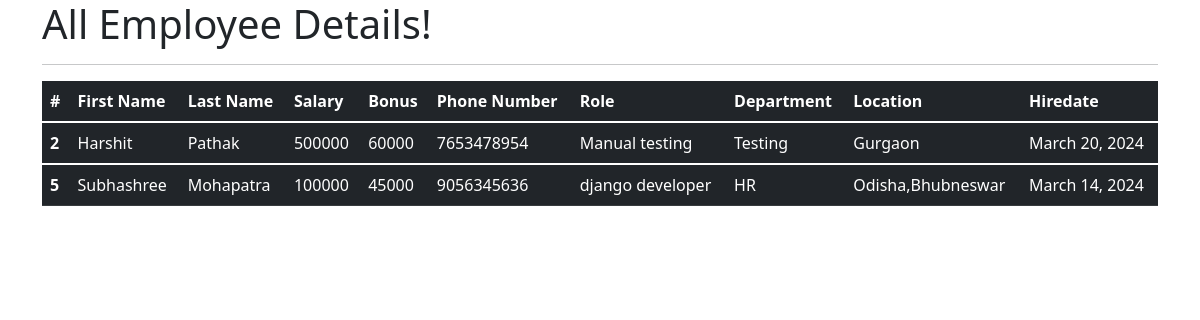
The app's page /all_emp with its own data.
### emp_app/models.py (models this page shows, shortened)
class Employee(models.Model):
    first_name=models.CharField(max_length=100,null=False)
    last_name=models.CharField(max_length=100)
    dept=models.ForeignKey(Department,on_delete=models.CASCADE)
    salary=models.IntegerField(default=0)
    bonus=models.IntegerField(default=0)
    role=models.ForeignKey(Role,on_delete=models.CASCADE)
    phone=models.IntegerField(default=0)
    hire_date=models.DateField()
    def __str__(self):
        return "%s %s %s" %(self.first_name, self.last_name, self.phone)

class Role(models.Model):
    name=models.CharField(max_length=100,null=False)

class Department(models.Model):
    name=models.CharField(max_length=100,null=False)
    location=models.CharField(max_length=100)

### emp_app/views.py (the view)
# urls.py: path('all_emp',views.all_emp,name='all_emp'),
def all_emp(request):
    emps = Employee.objects.all()
    context={
        'emps':emps
    }
    print(context)
    return render(request,'all_emp.html',context)

### emp_app/templates/all_emp.html (shortened to what this page needs)
<!DOCTYPE html>
<html lang="en">
<head>
  <link href="https://cdn.jsdelivr.net/npm/bootstrap@5.1.3/dist/css/bootstrap.min.css" rel="stylesheet">
</head>
  <body>
  <div class="container">
          <h1>All Employee Details!</h1>
      <hr>
     <table class="table table-dark">
  <thead>
    <tr>
      <th scope="col">#</th>
      <th scope="col">First Name</th>
      <th scope="col">Last Name</th>
      <th scope="col">Salary</th>
      <th scope="col">Bonus</th>
      <th scope="col">Phone Number</th>
      <th scope="col">Role</th>
      <th scope="col">Department</th>
      <th scope="col">Location</th>
      <th scope="col">Hiredate</th>
    </tr>
  </thead>
         {% for emp in emps %}
  <tbody>
    <tr>
      <th scope="row">{{emp.id}}</th>
      <td>{{emp.first_name}}</td>
      <td>{{emp.last_name}}</td>
      <td>{{emp.salary}}</td>
      <td>{{emp.bonus}}</td>
      <td>{{emp.phone}}</td>
      <td>{{emp.role.name}}</td>
      <td>{{emp.dept.name}}</td>
      <td>{{emp.dept.location}}</td>
      <td>{{emp.hire_date}}</td>
    </tr>
  </tbody>
         {% endfor %}
</table>
  </div>
  </body>
</html>

### records on screen
Employee: id "2", first_name "Harshit", last_name "Pathak", salary "500000", bonus "60000", phone "7653478954", role.name "Manual testing", dept.name "Testing", dept.location "Gurgaon", hire_date "March 20, 2024"
Employee: id "5", first_name "Subhashree", last_name "Mohapatra", salary "100000", bonus "45000", phone "9056345636", role.name "django developer", dept.name "HR", dept.location "Odisha,Bhubneswar", hire_date "March 14, 2024"
